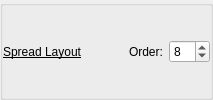
               <widget class="QGroupBox" name="groupBox_76">
                <property name="title">
                 <string/>
                </property>
                <property name="flat">
                 <bool>true</bool>
                </property>
                <layout class="QGridLayout" name="gridLayout_62">
                 <property name="leftMargin">
                  <number>0</number>
                 </property>
                 <property name="topMargin">
                  <number>1</number>
                 </property>
                 <property name="rightMargin">
                  <number>0</number>
                 </property>
                 <property name="bottomMargin">
                  <number>1</number>
                 </property>
                 <property name="verticalSpacing">
                  <number>0</number>
                 </property>
                 <item row="0" column="2">
                  <spacer name="horizontalSpacer_56">
                   <property name="orientation">
                    <enum>Qt::Orientation::Horizontal</enum>
                   </property>
                   <property name="sizeHint" stdset="0">
                    <size>
                     <width>40</width>
                     <height>20</height>
                    </size>
                   </property>
                  </spacer>
                 </item>
                 <item row="0" column="1">
                  <widget class="QLabel" name="label_105">
                   <property name="font">
                    <font>
                     <italic>false</italic>
                     <bold>false</bold>
                     <underline>true</underline>
                    </font>
                   </property>
                   <property name="text">
                    <string>Spread Layout</string>
                   </property>
                  </widget>
                 </item>
                 <item row="0" column="4">
                  <widget class="QSpinBox" name="kcfg_spreadLayoutOrder">
                   <property name="font">
                    <font>
                     <italic>false</italic>
                     <bold>false</bold>
                     <underline>false</underline>
                    </font>
                   </property>
                   <property name="toolTip">
                    <string>&lt;html&gt;&lt;head/&gt;&lt;body&gt;&lt;p&gt;0 - to disable&lt;/p&gt;&lt;/body&gt;&lt;/html&gt;</string>
                   </property>
                   <property name="maximum">
                    <number>12</number>
                   </property>
                   <property name="value">
                    <number>8</number>
                   </property>
                  </widget>
                 </item>
                 <item row="0" column="3">
                  <widget class="QLabel" name="label_106">
                   <property name="font">
                    <font>
                     <italic>false</italic>
                     <bold>false</bold>
                     <underline>false</underline>
                    </font>
                   </property>
                   <property name="text">
                    <string>Order:</string>
                   </property>
                  </widget>
                 </item>
                </layout>
               </widget>
